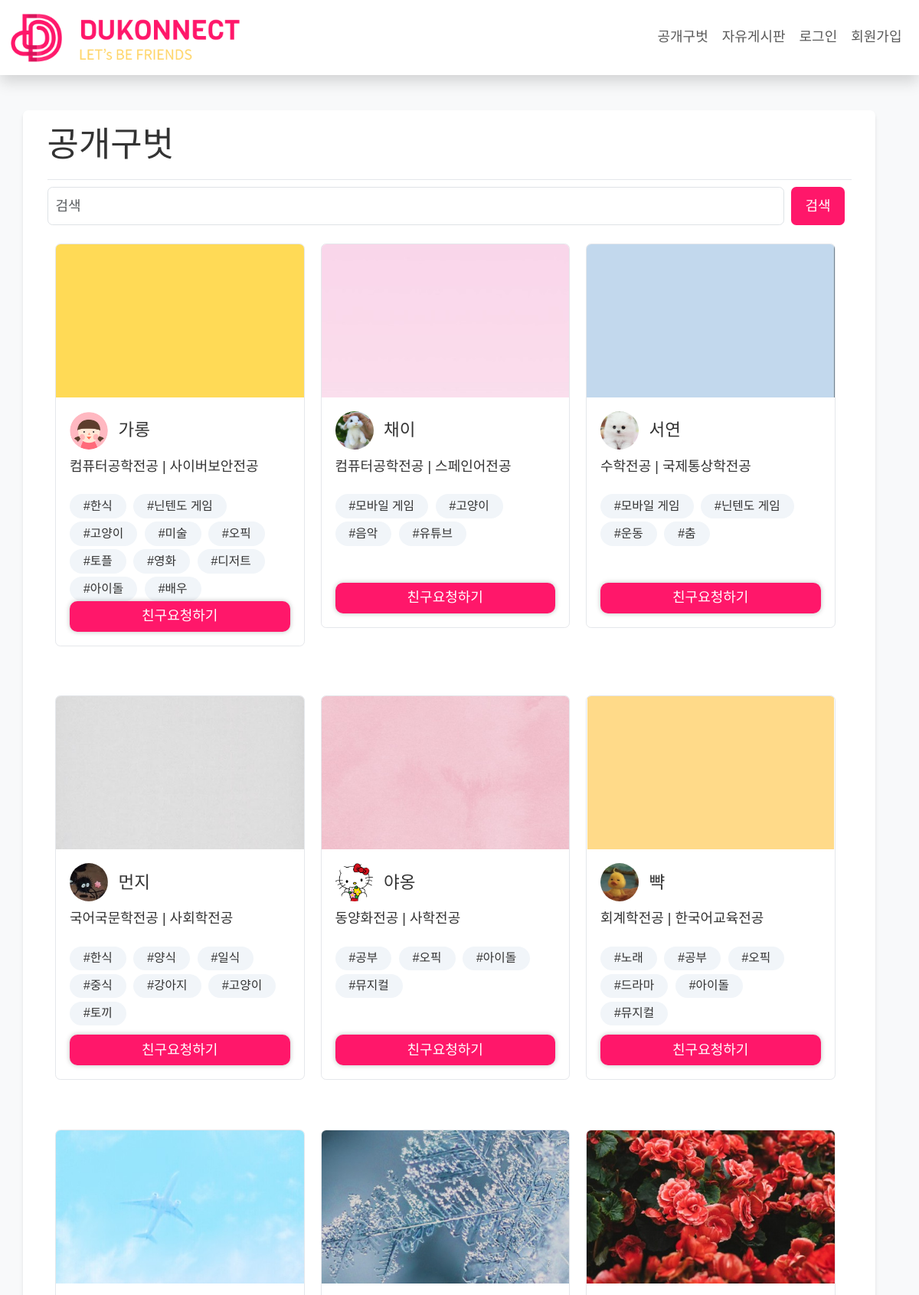
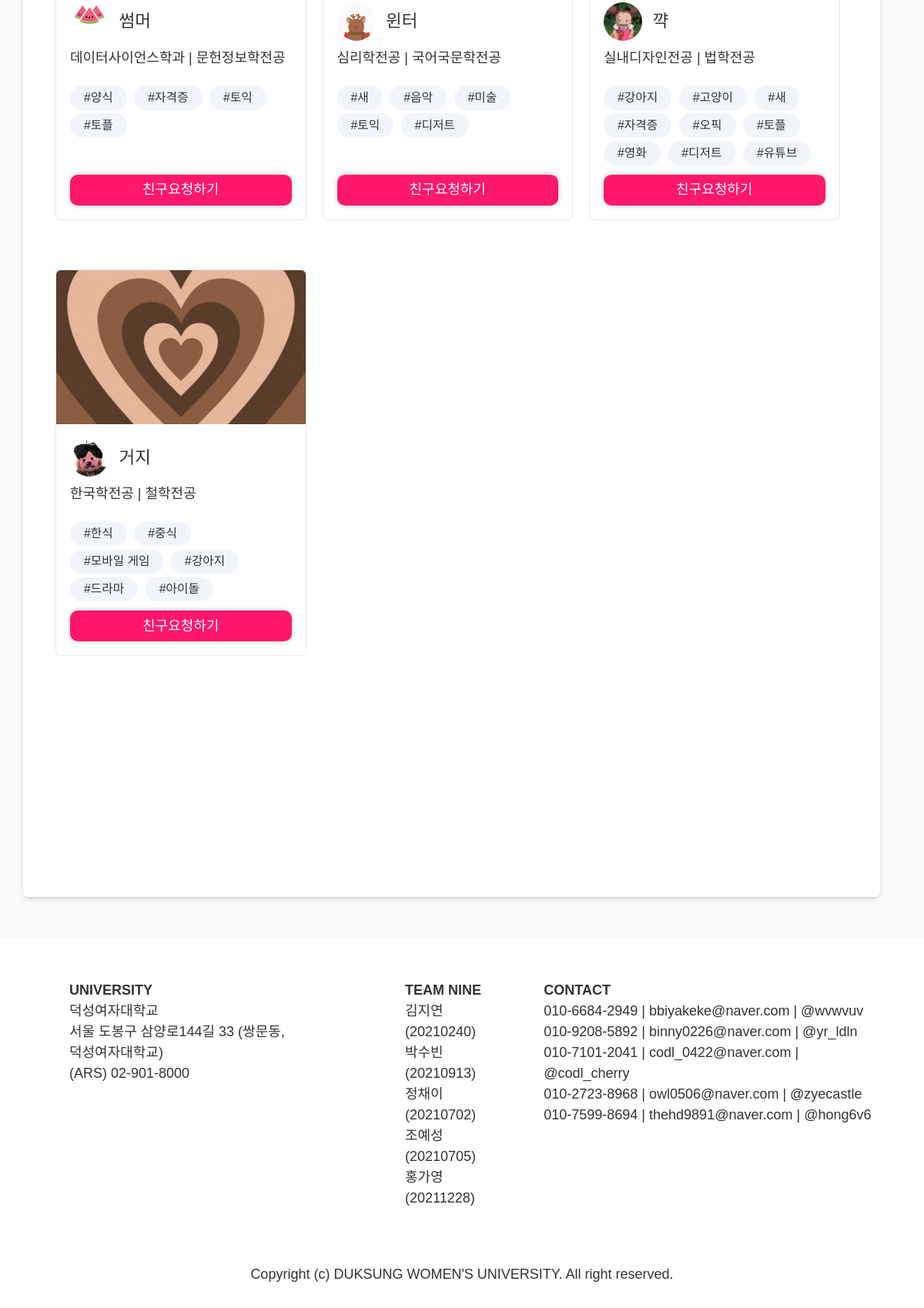
Page /list/ on the committed database (2 pictures, top to bottom).
### app/models.py (models this page shows, shortened)
class User(AbstractUser):
    major = [
        ('국어국문학전공', '국어국문학전공'),
        ('일어일문학전공', '일어일문학전공'),
        ('중어중문학전공', '중어중문학전공'),
        ('영어영문학전공', '영어영문학전공'),
        ('불어불문학전공', '불어불문학전공'),
        ('독어독문학전공', '독어독문학전공'),
        ('스페인어전공', '스페인어전공'),
        ('사학전공', '사학전공'),
        ('철학전공', '철학전공'),
        ('미술사학전공', '미술사학전공'),
        ('경영학전공', '경영학전공'),
        ('회계학전공', '회계학전공'),
        ('국제통상학전공', '국제통상학전공'),
        ('법학전공', '법학전공'),
        ('문헌정보학전공', '문헌정보학전공'),
        ('사회학전공', '사회학전공'),
        ('심리학전공', '심리학전공'),
        ('아동가족학전공', '아동가족학전공'),
        ('사회복지학전공', '사회복지학전공'),
        ('정치외교학전공', '정치외교학전공'),
        ('의상디자인전공', '의상디자인전공'),
        ('유아교육과', '유아교육과'),
        ('디지털소프트웨어공학부', '디지털소프트웨어공학부'),
        ('컴퓨터공학전공', '컴퓨터공학전공'),
        ('IT미디어공학전공', 'IT미디어공학전공'),
        ('사이버보안전공', '사이버보안전공'),
        ('소프트웨어전공', '소프트웨어전공'),
        ('바이오공학전공', '바이오공학전공'),
        ('수학전공', '수학전공'),
        ('정보통계학전공', '정보통계학전공'),
        ('화학전공', '화학전공'),
        ('식품영양학전공', '식품영양학전공'),
        ('생활체육학전공', '생활체육학전공'),
        ('동양화전공', '동양화전공'),
        ('서양화전공', '서양화전공'),
        ('실내디자인전공', '실내디자인전공'),
        ('시각디자인전공', '시각디자인전공'),
        ('텍스타일디자인전공', '텍스타일디자인전공'),
        ('한국학전공', '한국학전공'),
        ('한국어교육전공', '한국어교육전공'),
        ('가상현실융합학과', '가상현실융합학과'),
        ('데이터사이언스학과', '데이터사이언스학과'),
    ]
    name = models.CharField(max_length=20, name="name")
    nickname = models.CharField(max_length=20, name="nickname", null=True)
    studentID = models.IntegerField(name="studentID")
    birth = models.DateField(null=True, name="birth")
    tel = models.CharField(max_length=20, name="tel")
    major1 = models.CharField(max_length=20, choices=major)
    major2 = models.CharField(max_length=20, choices=major, null=True)
    tag = models.ManyToManyField(Tag, blank=True)
    open_profile = models.BooleanField()
    prof_image = models.ImageField(upload_to='images/profile/%Y/%m/%d/', blank=True)
    back_image = models.ImageField(upload_to='images/background/%Y/%m/%d/', blank=True)
    friends = models.TextField(blank=True)
    you_liked = models.TextField(blank=True)
    my_like = models.TextField(blank=True)
    create_at = models.DateTimeField(auto_now_add=True)
    update_at = models.DateTimeField(auto_now=True)
    REQUIRED_FIELDS = ['name', 'studentID', 'birth', 'tel', 'open_profile']

class Tag(models.Model):
    name = models.CharField(max_length=50)
    slug = models.SlugField(max_length=200, unique=True, allow_unicode=True)

### app/views.py (the view)
# urls.py: path('list/', views.List.as_view()),
class List(ListView):
    model = get_user_model()
    ordering = '-pk'
    template_name = 'list.html'
    def get_queryset(self):
        return self.model.objects.filter(open_profile=True)

### app/templates/list.html (shortened to what this page needs)
{% extends 'module/base.html' %}
{% load static %}
{% block title %}공개구벗{% endblock %}
{% block content %}
  <div class="mb-3 h-10">
    <form class="flex " method="GET" action="{% url 'app:list_search' %}">
      <div class="input-group">
        <input type="text" class="form-control rounded m-0 mr-2" placeholder="검색" aria-label="검색" name="q" value="{{ query }}">
        <button class="bg-[#FF176A] text-white shadow-none h-full px-3 mx-2 rounded" type="submit" id="button-addon2">검색</button>
      </div>
    </form>
  </div>
  <div class="flex justify-start items-start flex-wrap">
    {% for m in object_list %}
      {% if m != request.user and m.username != "admin" %}
        <div class="border-1 p-0 mb-5 w-[31%] rounded overflow-hidden m-[1%]">
          <div class="h-[200px] overflow-hidden flex justify-center items-center">
            {% if m.back_image %}
              <img class="card-img-top" src="{{ m.back_image.url }}" alt="default image">
            {% else %}
              <img class="card-img-top" src="{% static 'images/profile/back.png' %}" alt="default image">
            {% endif %}
          </div>
          <div class="min-h-[300px] p-3 flex flex-col">
            <h5 class="flex  items-center">
              <div class="w-[50px] h-[50px] mr-3 rounded-[50%] overflow-hidden">
                {% if m.prof_image %}
                  <img src="{{ m.prof_image.url }}" alt="프로필 사진"  class="w-full">
                {% else %}
                  <img src="{% static 'images/profile/prof.png' %}" alt="default image" class="w-full">
                {% endif %}
              </div>
              {{ m.nickname }}
            </h5>
            <p class="card-text">{{ m.major1 }} | {{ m.major2 }}</p>
            <div>
              {% for t in m.tag.all %}
                <div class="bg-slate-100 rounded-2xl px-3 py-1 break-keep inline-block mt-1 mr-1 text-sm">#{{t.name}}</div>
              {% endfor %}
            </div>
            <button class="pink px-2 block mt-auto px-3">
              <a href="/add_my_like/{{m.username}}/" class="text-white hover:text-white no-underline">
                친구요청하기
              </a>
            </button>
          </div>
        </div>
      {% endif %}
    {% endfor %}
  </div>
{% endblock %}

### app/templates/module/base.html (shortened to what this page needs)
<!DOCTYPE html>
{% load static %}
<html lang="ko">
<head>
    <link rel="stylesheet" href="https://cdn.jsdelivr.net/npm/bootstrap@5.3.2/dist/css/bootstrap.min.css" rel="stylesheet" media="screen">
    <link rel="stylesheet" href="{% static 'css/common.css' %}" media="screen">
    <script src="https://cdn.tailwindcss.com"></script>
</head>
<body class="bg-body-tertiary">
    {% include 'module/navbar.html' %}
    <div class="container mt-32 mb-5 ">
        <div class="row relative bg-white w-full p-3 min-h-[80vh] shadow-md rounded" >
            <div class="w-full" >
                <h1 class="border-b pb-3 w-full">
                    {% block title %}{% endblock %}
                </h1>
                {% block content %}{% endblock %}
            </div>
        </div>
    </div>
    {% include 'module/footer.html' %}
</body>
</html>

### app/templates/module/navbar.html (shortened to what this page needs)
<!DOCTYPE html>
<html lang="ko">
  {% load static %}
<head>
  <link href="https://cdn.jsdelivr.net/npm/bootstrap@5.3.1/dist/css/bootstrap.min.css" rel="stylesheet">
</head>
<body>
  <nav class="navbar navbar-expand-lg bg-white shadow fixed-top" >
    <div class="container-fluid">
        <a class="navbar-brand" href="/">
            <img src="{% static 'images/homepage/logo.png' %}" alt="로고" width="300" height="70" class="d-inline-block align-top">
        </a>
	<div class=" navbar-collapse justify-content-end" id="navbarNav">
		{% if user.is_authenticated %}
			<ul class="navbar-nav">
				<li class="nav-item">
					<a class="nav-link active" aria-current="page" href="/list">공개구벗</a>
				</li>
				<li class="nav-item">
					<a class="nav-link" href="/friends">내친구</a>
				</li>
				<li class="nav-item">
					<a class="nav-link" href="/board/post_list">자유게시판</a>
				</li>
				<li class="nav-item">
					<a class="nav-link" href="/mypage">마이페이지</a>
				</li>
				<li class="nav-item">
					<a class="nav-link" href="/accounts/logout">로그아웃</a>
				</li>
			</ul>
		{% else %}
			<ul class="navbar-nav">
				<li class="nav-item">
					<a class="nav-link" aria-current="page" href="/list">공개구벗</a>
				</li>
				<li class="nav-item">
					<a class="nav-link" href="/board/post_list">자유게시판</a>
				</li>
				<li class="nav-item">
					<a class="nav-link" href="/accounts/login">로그인</a>
				</li>
				<li class="nav-item">
					<a class="nav-link" href="/accounts/signup">회원가입</a>
				</li>
			</ul>
        {% endif %}
      </div>
    </div>
  </nav>
</body>
</html>

### app/templates/module/footer.html
<footer class="bg-white p-5">
    <div class="w-full d-flex justify-content-evenly">
        <ul>
            <li><b>UNIVERSITY</b></li>
            <li>덕성여자대학교</li>
            <li>서울 도봉구 삼양로144길 33 (쌍문동, 덕성여자대학교)</li>
            <li>(ARS) 02-901-8000</li>
        </ul>
        <ul>
            <li><b>TEAM NINE</b></li>
            <li>김지연 (20210240)</li>
            <li>박수빈 (20210913)</li>
            <li>정채이 (20210702)</li>
            <li>조예성 (20210705)</li>
            <li>홍가영 (20211228)</li>
        </ul>
        <ul>
            <li><b>CONTACT</b></li>
            <li>010-6684-2949   |    bbiyakeke@naver.com   |   @wvwvuv</li>
            <li>010-9208-5892   |    binny0226@naver.com   |   @yr_ldln</li>
            <li>010-7101-2041   |    codl_0422@naver.com   |   @codl_cherry</li>
            <li>010-2723-8968   |    owl0506@naver.com     |   @zyecastle</li>
            <li>010-7599-8694   |    thehd9891@naver.com   |   @hong6v6</li>
        </ul>
    </div>
    <p class="center mt-5 ">Copyright (c) DUKSUNG WOMEN'S UNIVERSITY. All right reserved.</p>
</footer>

### app/static/css/common.css (style rules this page uses)
* { margin: 0; padding: 0; list-style: none; box-sizing: border-box; text-decoration: none; border: none; outline: none; font-size: 18px; color: #333; font-family: 'Noto Sans KR', sans-serif; word-break: keep-all; text-align: left; }
h1, h2, h3, h4, h5, h6 { font-size: 32px; font-weight: bold; }
a { color: #333; }
input, select, textarea, input[type='date'] { background: #FFF; border: 2px solid #cacaca; border-radius: 10px; box-shadow: 0px 0px 6px rgba(0, 0, 0, 0.25); height: 40px; min-width: 270px; padding: 0 10px !important; }
form input, form select, form input[type='date'] { width: 100%; height: 50px; box-shadow: none; margin-top: 8px; }
button, input[type='submit'] { padding: 0 15px; border-radius: 10px !important; text-align: center; height: 40px; box-shadow: 0px 0px 6px rgba(0, 0, 0, 0.25); }
button.pink { color: #fff; background-color: #FF176A; border-color: #FF176A; }
.center { display: flex; justify-content: center; align-items: center; }

### rows in the picture
User: back_image (picture), prof_image (picture), nickname "가롱", major1 "컴퓨터공학전공", major2 "사이버보안전공"
Tag: name "한식"
Tag: name "닌텐도 게임"
Tag: name "고양이"
Tag: name "미술"
Tag: name "오픽"
Tag: name "토플"
Tag: name "영화"
Tag: name "디저트"
Tag: name "아이돌"
Tag: name "배우"
User: back_image (picture), prof_image (picture), nickname "채이", major1 "컴퓨터공학전공", major2 "스페인어전공"
Tag: name "모바일 게임"
Tag: name "음악"
Tag: name "유튜브"
User: back_image (picture), prof_image (picture), nickname "서연", major1 "수학전공", major2 "국제통상학전공"
Tag: name "운동"
Tag: name "춤"
User: back_image (picture), prof_image (picture), nickname "먼지", major1 "국어국문학전공", major2 "사회학전공"
Tag: name "양식"
Tag: name "일식"
Tag: name "중식"
Tag: name "강아지"
Tag: name "토끼"
User: back_image (picture), prof_image (picture), nickname "야옹", major1 "동양화전공", major2 "사학전공"
Tag: name "공부"
Tag: name "뮤지컬"
User: back_image (picture), prof_image (picture), nickname "뺙", major1 "회계학전공", major2 "한국어교육전공"
Tag: name "노래"
Tag: name "드라마"
User: back_image (picture), prof_image (picture), nickname "썸머", major1 "데이터사이언스학과", major2 "문헌정보학전공"
Tag: name "자격증"
Tag: name "토익"
User: back_image (picture), prof_image (picture), nickname "윈터", major1 "심리학전공", major2 "국어국문학전공"
Tag: name "새"
User: back_image (picture), prof_image (picture), nickname "꺅", major1 "실내디자인전공", major2 "법학전공"
User: back_image (picture), prof_image (picture), nickname "거지", major1 "한국학전공", major2 "철학전공"
